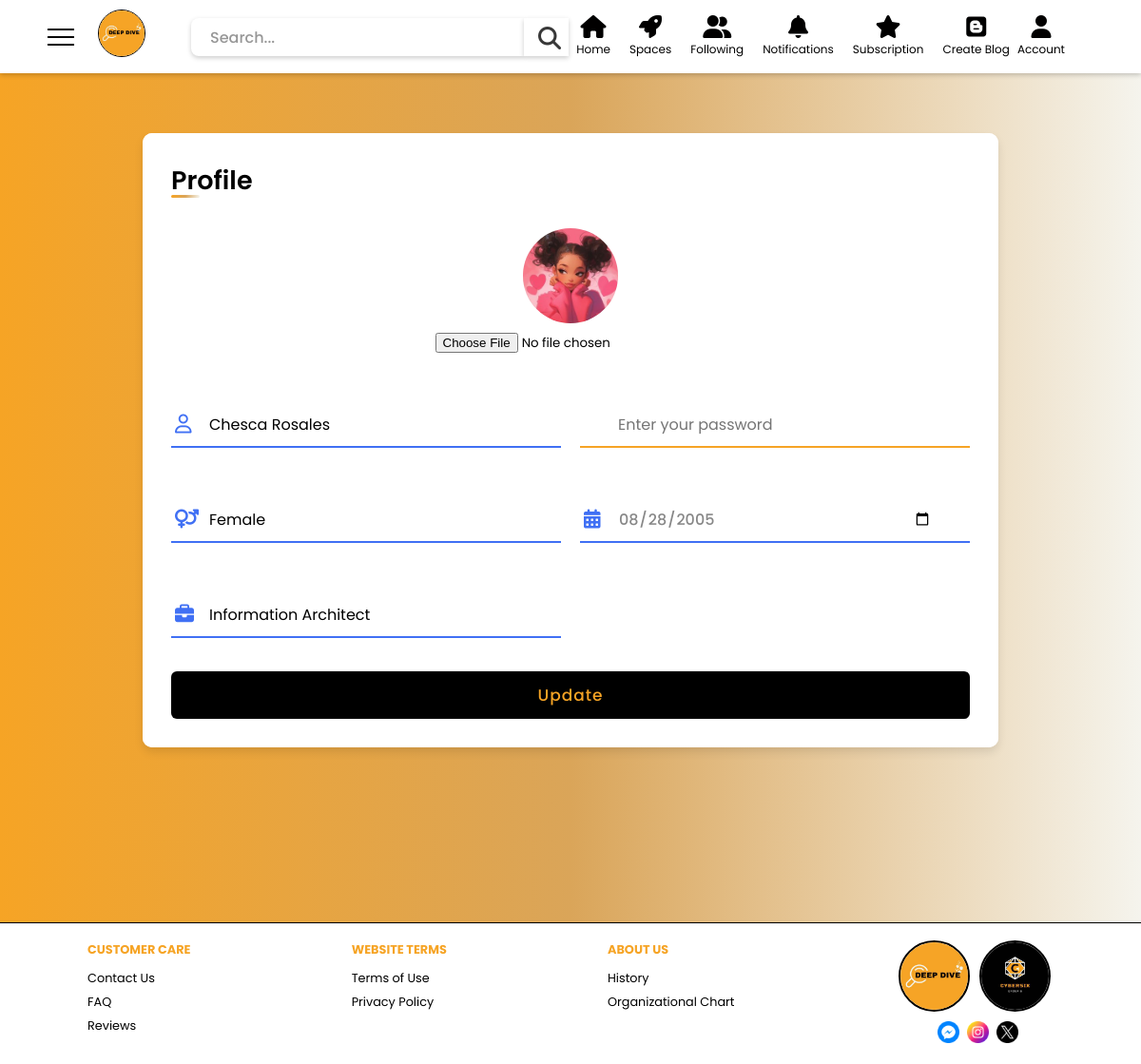
Page /components/account.php (signed in) on the committed database.
### tables this page shows
CREATE TABLE `tbl_account` (
  `acc_id` int(11) NOT NULL,
  `acc_email` varchar(255) NOT NULL,
  `acc_username` varchar(255) NOT NULL,
  `acc_password` varchar(255) NOT NULL,
  `role_id` int(11) DEFAULT 1
);

CREATE TABLE `tbl_account_details` (
  `acc_id` int(11) NOT NULL,
  `full_name` varchar(255) NOT NULL,
  `birthdate` date NOT NULL,
  `gender` varchar(100) NOT NULL,
  `job` varchar(255) DEFAULT NULL,
  `profile_img` varchar(255) DEFAULT NULL
);

### components/account.php (the view, shortened to what this page needs)
<!DOCTYPE html>
<html lang="en">
<head>
    <link rel="stylesheet" href="../styles/header.css">
    <link rel="stylesheet" href="../styles/footer.css">
    <link rel="stylesheet" href="../styles/general.css">
    <link rel="stylesheet" href="../styles/account.css">
    <link rel="stylesheet" href="https://unicons.iconscout.com/release/v4.0.0/css/line.css" />
    <link rel="stylesheet" href="https://cdnjs.cloudflare.com/ajax/libs/font-awesome/6.6.0/css/all.min.css" />
</head>
<body>
    <?php include 'header.php'; ?>
    <?php
        $query = "SELECT ta.acc_id, ta.acc_username, ta.role_id,
        td.full_name, td.birthdate, td.gender, td.job, td.profile_img,
        tr.role_name FROM tbl_account ta
        JOIN tbl_account_details td ON ta.acc_id = td.acc_id
        JOIN tbl_role tr ON ta.role_id = tr.role_id
        WHERE ta.acc_id = ?";
        $stmt = $conn->prepare($query);
        $stmt->bind_param('i', $user_id);
        $stmt->execute();
        $result = $stmt->get_result();
        $data = [];
        if($result->num_rows > 0){
            $data = $result->fetch_assoc();
        }
    ?>
    <div class="center">
        <div class="container">
            <div class="forms">
                <div class="form login">
                    <span class="title">Profile</span>
                    <form action="#">
                        <div class="center">
                            <div style="display: flex; align-items:center; flex-direction:column;">
                            <div class="profile-img">
                                <img id="profileImage" src="<?php echo $data["profile_img"] ? $data["profile_img"] : '../imgs/no-profile.png' ?>" alt="Profile Picture">
                            </div>
                            <input type="file" id="profile">
                            </div>
                        </div>
                        <div class="grid-con">
                            <div class="input-field">
                                <input type="text" id="full_name" placeholder="Full name"
                                value="<?php echo $data["full_name"] ?>"
                                 required />
                                <i class="fa-regular fa-user"></i>
                            </div>
                            <div class="input-field">
                                <input type="password" id="password" class="password" placeholder="Enter your password" required />
                            <i class="uil uil-eye-slash showHidePw"></i>
                            </div>
                            <div class="input-field">
                                <input type="text" id="gender"
                                value="<?php echo $data["gender"] ?>"
                                 placeholder="Enter your gender" required />
                                <i class="fa-solid fa-venus-mars"></i>
                            </div>
                            <div class="input-field" >
                                <input type="date" id="birth-date" required
                                value="<?php echo $data["birthdate"] ?>"
                                 />
                                <i class="fa-solid fa-calendar-days"></i>
                            </div>
                            <div class="input-field">
                                <input type="text" id="job" placeholder="Enter your job"
                                value="<?php echo $data["job"] ?>"
                                 required />
                                <i class="fa-solid fa-briefcase"></i>
                            </div>
                        </div>
                        <div class="input-field button">
                            <input type="button" id="submit" value="Update" />
                        </div>
                    </form>
                </div>
            </div>
        </div>
    </div>
<?php include 'footer.php'; ?>
</body>
</html>

### styles/header.css (style rules this page uses)
.container { display: inline-block; margin-right: 15px; }

### styles/general.css (style rules this page uses)
body { margin: 0; padding: 0; }
* { font-family: "Poppins", sans-serif; box-sizing: border-box; margin: 0; transition: 0.3s ease; }
img { height: 100%; width: 100%; object-fit: cover; object-position: center; }

### styles/account.css (style rules this page uses)
body { background: linear-gradient(to right, #f6a425, #daa559, #f5f4ed); margin: 0; margin-top: 140px; height: 100vh; }
.center { display: flex; align-items: start; justify-content: center; height: 100%; margin-top: 90px; margin-bottom: 30px; }
form .center .profile-img { height: 100px; width: 100px; border-radius: 100%; background-color: #e9e9e9; overflow: hidden; margin-bottom: 10px; }
form .center { margin-top: 30px; margin-bottom: 10px; }
.container { position: relative; max-width: 900px; width: 100%; background: #fff; border-radius: 10px; box-shadow: 0 5px 10px rgba(0, 0, 0, 0.1); overflow: hidden; margin: 0 20px; }
.container .forms { width: 100%; display: flex; align-items: center; height: max-content; transition: height 0.2s ease; }
.container .form { width: 100%; padding: 30px; background-color: #fff; transition: margin-left 0.18s ease; }
.container .form .title { position: relative; font-size: 27px; font-weight: 600; }
.form .title::before { content: ''; position: absolute; left: 0; bottom: 0; height: 3px; width: 30px; background: linear-gradient(to right, #f6a425, #daa559, #f5f4ed); border-radius: 25px; }
.form .input-field { position: relative; height: 50px; width: 100%; margin-top: 30px; }
.input-field input { position: absolute; height: 100%; width: 100%; padding: 0 40px; border: none; outline: none; font-size: 16px; border-bottom: 2px solid #f6a425; border-top: 2px solid transparent; transition: all 0.2s ease; }
.form .input-field #birth-date { color: #878787; font-weight: 500; }
.input-field i { position: absolute; top: 50%; transform: translateY(-50%); color: #f6a425; font-size: 20px; transition: all 0.2s ease; padding-left: 4px; }
.input-field i.showHidePw { right: 0; cursor: pointer; padding: 10px; }
.form .button { margin-top: 35px; }
.form .button input { border: none; color: #f6a425; font-size: 17px; font-weight: 500; letter-spacing: 1px; border-radius: 6px; background-color: black; cursor: pointer; transition: all 0.3s ease; }
.grid-con { display: grid; grid-template-columns: repeat(2, 1fr); gap: 20px; margin-top: 20px; }

### rows in the picture
tbl_account: tbl_account_details.profile_img (picture), full_name "Chesca Rosales", gender "Female", birthdate "08/28/2005", job "Information Architect"
